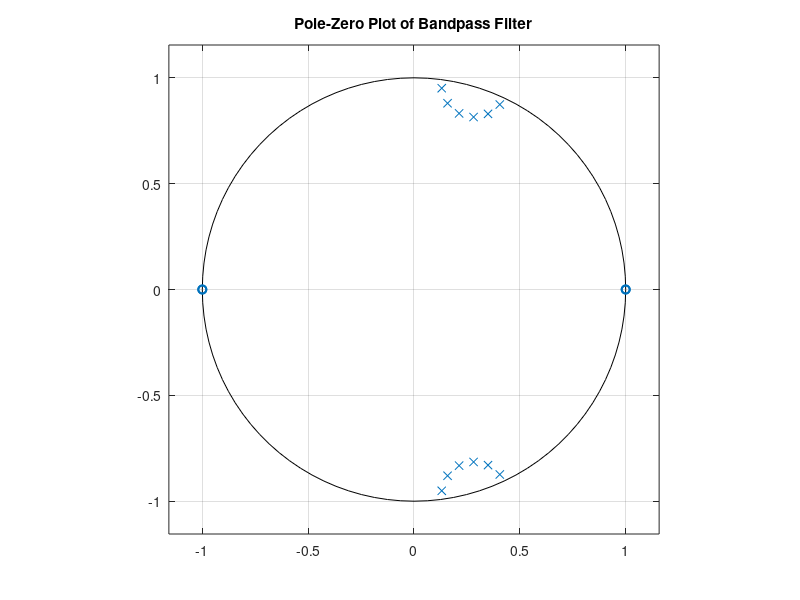
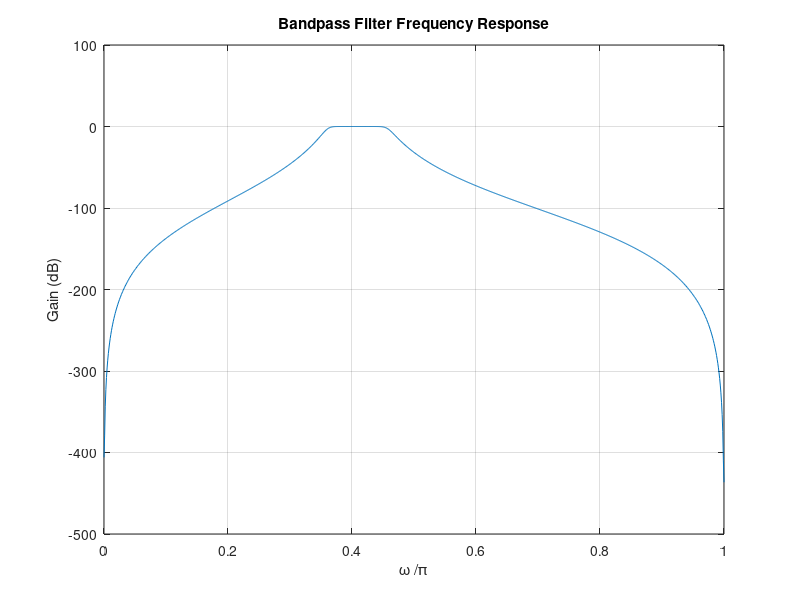

The MATLAB source for these figures, in order: (Note: this script raises an error after producing the figures.)
 % IIR Bandpass Filter Design with Phase Equalization
clf;
clc;
clear;


% Part 1: Design IIR Bandpass Butterworth Filter

% Filter specifications
%maximum attenuation in Passband  = 1.5 dB;           
%minimum attenuation in SB = 31 dB
Fp1 = 4000;      % Lower passband edge (4 kHz)
Fp2 = 5000;      % Upper passband edge (5 kHz)
Fs1 = 3500;      % Lower stopband edge (3.5 kHz)
Fs2 = 5500;      % Upper stopband edge (5.5 kHz)
Sf = 22000;      % Sampling frequency (22 kHz)

% Normalized frequencies
wp = [Fp1, Fp2]/(Sf/2);
ws = [Fs1, Fs2]/(Sf/2);

% Design Butterworth bandpass filter
[N, Wn] = buttord(wp, ws, 1.5, 31);
[b1, a1] = butter(N, Wn, 'z');

% Frequency response
w = pi*(0:0.001:1); % Normalized frequency vector
h1 = freqz(b1, a1, w);

% Plot poles and zeros
figure(1);
zplane(b1, a1);
title('Pole-Zero Plot of Bandpass Filter');

% Plot magnitude response
figure(2);
plot(w/pi, 20*log10(abs(h1))); grid on;
xlabel('\omega /\pi'); ylabel('Gain (dB)');
title('Bandpass Filter Frequency Response');

pause;


% Part 2: Group Delay Equalization with All-Pass


% Design all-pass filter for equalization
N = 4 ; % Use same order as bandpass filter
F = w(1:501)/pi; % Normalized frequencies
edges = [F(1) F(end)]; % Band edges

% Desired group delay desired group-delays of APF (>0) 
Gd = max(g1)-g1(1:501); 

% Design all-pass filter
[bap, aap] = iirgrpdelay(N, F, edges, Gd);

% All-pass frequency response calculation
hap = freqz(b2, a2, w);
gap = grpdelay(b2, a2, w);

% Plot of APF frequency response magnitude, phase and group delay
figure(4)
subplot(3,1,1)
plot(w/pi, abs(h2)); grid on;
ylabel('magnitude response');
title('All-Pass Filter');

subplot(3,1,2)
plot(w/pi, unwrap(angle(h2))); grid on;
ylabel('phase response (rad)');

subplot(3,1,3)
plot(w/pi, g2); grid on;
ylabel('group delay (samples)');
xlabel('Normalized Frequency (\times\pi rad/sample)');

pause;

% Cascade of the two filters
b = conv(b1, b2); %product of numerator polynomials
a = conv(a1, a2); % product of denominators polynomials
h = freqz(b, a, w); % compute DTFT
g = grpdelay(b, a, w); % compute group delay

% Plot of resulting filter 
figure(5)
subplot(3,1,1)
plot(w/pi, abs(h)); grid on;
ylabel('magnitude response');
title('Cascaded System: Bandpass + All-Pass');

subplot(3,1,2)
plot(w/pi, unwrap(angle(h))); grid on;
ylabel('phase response (rad)');

subplot(3,1,3)
plot(w/pi, g); grid on;
ylabel('group delay (samples)');
xlabel('Normalized Frequency (\times\pi rad/sample)');
